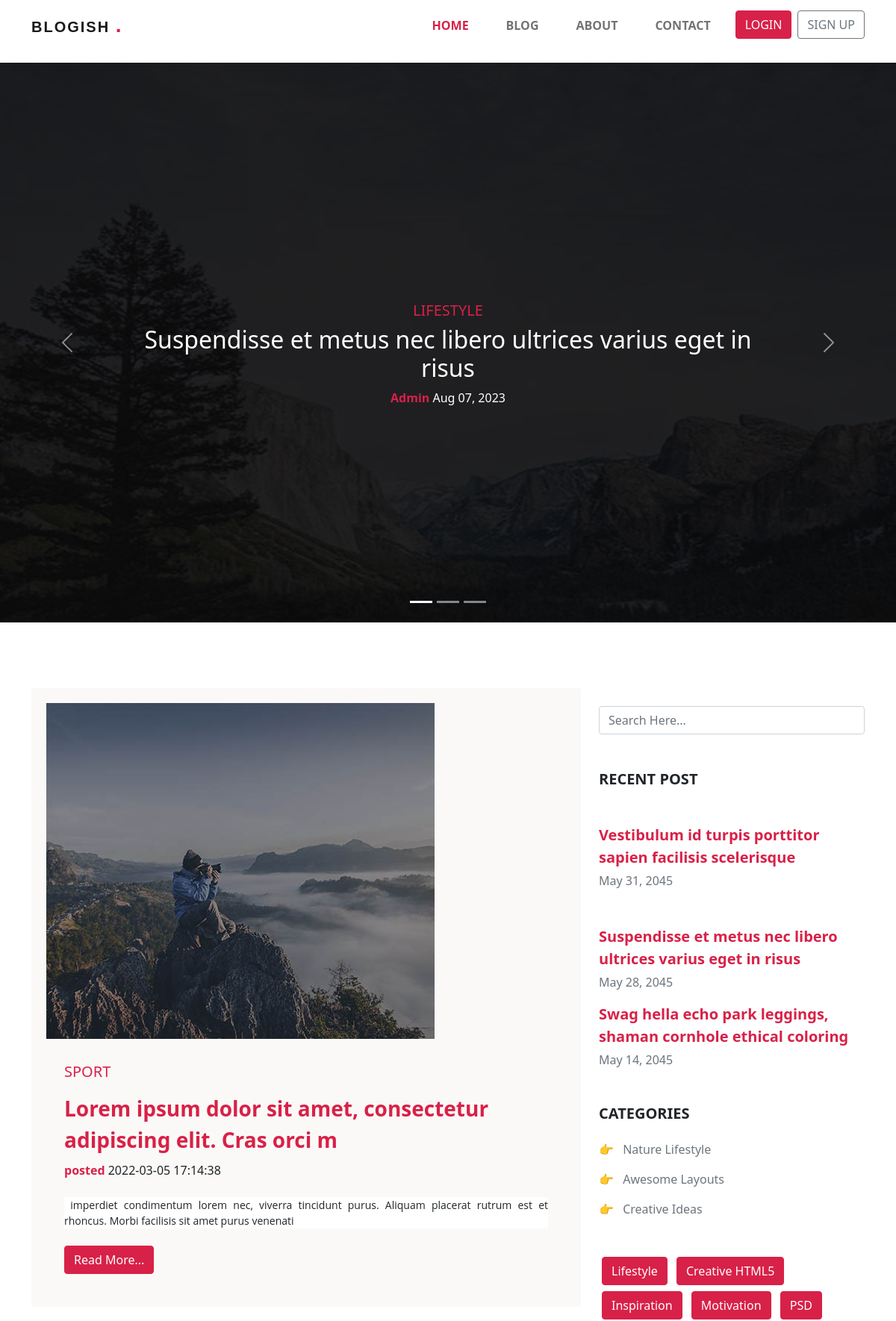
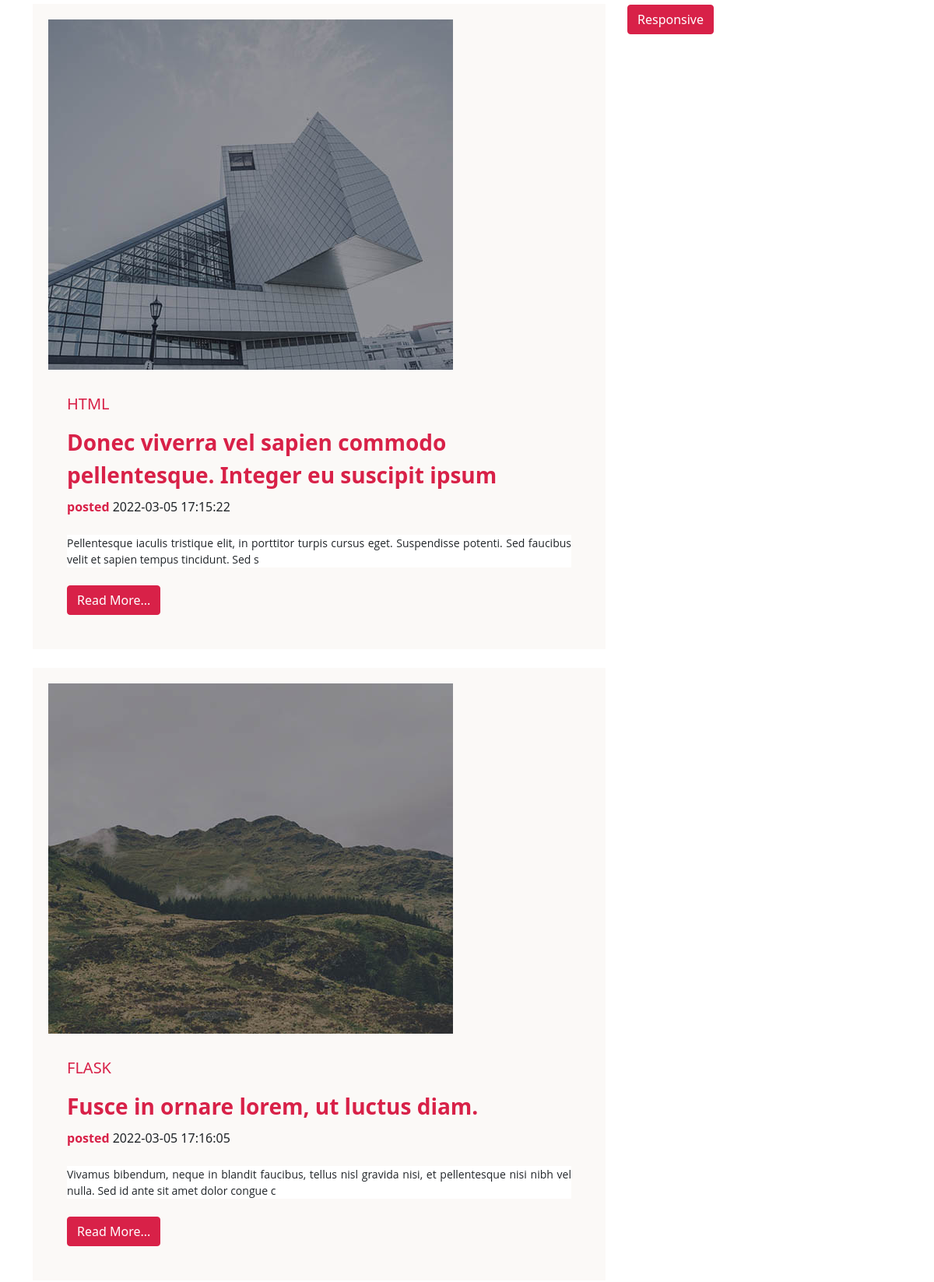
The page / (upper part) on the database its author committed (2 pictures, top to bottom).
### website/models.py (models this page shows)
class Post(db.Model, UserMixin):
   id = db.Column(db.Integer,primary_key=True)
   title = db.Column(db.String())
   tag = db.Column(db.String())
   img = db.Column(db.String())
   content = db.Column(db.String())
   date =  db.Column(db.DateTime(timezone=True),default=func.now())
   user_id = db.Column(db.Integer,db.ForeignKey('user.id'))

### website/views.py (the view)
@views.route("/")
def home_Page():
   all_posts = Post.query.all()
   return render_template("home.html",navbar=True ,user=all_posts)

### website/templates/home.html (shortened to what this page needs)
{% extends "base.html" %}
{% block body %}
      <section class="py-3 slider ">
         <div id="carouselExampleCaptions" class="carousel slide" data-bs-ride="carousel">
            <div class="carousel-indicators">
               <button type="button" data-bs-target="#carouselExampleCaptions" data-bs-slide-to="0" class="active"
                  aria-current="true" aria-label="Slide 1"></button>
               <button type="button" data-bs-target="#carouselExampleCaptions" data-bs-slide-to="1"
                  aria-label="Slide 2"></button>
               <button type="button" data-bs-target="#carouselExampleCaptions" data-bs-slide-to="2"
                  aria-label="Slide 3"></button>
            </div>
            <div class="carousel-inner">
               <div class="carousel-item active">
                  <img src="{{ url_for('static',filename='img/slide-1.jpg') }}" class="d-block w-100" alt="...">
                  <div class="carousel-caption  d-md-block">
                     <h5 class="text-uppercase primary">lifestyle</h5>
                     <h5 class="fs-2">Suspendisse et metus nec libero ultrices varius eget in risus</h5>
                     <p><strong class="primary">Admin</strong> Aug 07, 2023 </p>
                  </div>
               </div>
            </div>
            <button class="carousel-control-prev arr-overlay" type="button" data-bs-target="#carouselExampleCaptions"
               data-bs-slide="prev">
               <span class="carousel-control-prev-icon" aria-hidden="true"></span>
            </button>
            <button class="carousel-control-next arr-overlay" type="button" data-bs-target="#carouselExampleCaptions"
               data-bs-slide="next">
               <span class="carousel-control-next-icon" aria-hidden="true"></span>
            </button>
         </div>
      </section>
      <section class="content mt-5">
         <div class="container pb-3">
            <div class="row">
               <div class="col col-md-8 ">
                  {% for blog in user %}
                  <article class="blog-post">
                     <img src="{{ url_for('static', filename= "/img/"+ blog.img) }}" alt="{{blog.img}}">
                     <div class="content-post p-4">
                        <h5 class="text-uppercase primary py-2">{{ blog.tag }}</h5>
                        <a  href ="./blog/{{blog.id}}/{{blog.title}}" class="primary text-decoration-none fs-3 fw-bold">{{ blog.title }}</a>
                        <p class="pt-2"><strong class="primary">posted</strong> <span class="data">{{ blog.date }}</span>
                        </p>
                        <p class="snipast mt-4 text-muted" >
                           {{ (blog.content|safe)[:300] }}
                        </p>
                        <a href="./blog/{{blog.id}}/{{blog.title}}" class="btn btn-primary primary-btn mt-2">Read More...</a>
                     </div>
                  </article>
                  {% endfor %}
               </div>
               <aside class="col col-md-4">
                  <form class="mt-5">
                     <div class="input-group mb-3">
                        <input type="text" class="form-control" placeholder="Search Here..." aria-label="Username"
                           aria-describedby="basic-addon1">
                     </div>
                  </form>
                  <div class="recent mt-5">
                     <h5 class="fw-bold text-uppercase">recent post</h5>
                     <div class="recent-post my-5">
                        <a class="text-decoration-none primary fw-bold fs-5" href="#">
                           Vestibulum id turpis porttitor sapien facilisis scelerisque
                        </a>
                        <p class="text-muted mt-1">
                           May 31, 2045
                        </p>
                     </div>
                     <div class="recent-post">
                        <a class="text-decoration-none primary fw-bold fs-5" href="#">
                           Suspendisse et metus nec libero ultrices varius eget in risus
                        </a>
                        <p class="text-muted mt-1">
                           May 28, 2045
                        </p>
                     </div>
                     <div class="recent-post">
                        <a class="text-decoration-none primary fw-bold fs-5" href="#">
                           Swag hella echo park leggings, shaman cornhole ethical coloring
                        </a>
                        <p class="text-muted mt-1">
                           May 14, 2045
                        </p>
                     </div>
                  </div>
                  <div class="categories mt-5">
                     <h5 class="fw-bold text-uppercase">categories</h5>
                     <ul class="list-catigory">
                        <li class="pt-3">
                           <a href="#" class="text-decoration-none  text-muted">
                              Nature Lifestyle
                           </a>
                        </li>
                        <li class="pt-3">
                           <a href="#" class="text-decoration-none text-muted ">
                              Awesome Layouts
                           </a>
                        </li>
                        <li class="pt-3">
                           <a href="#" class="text-decoration-none text-muted ">
                              Creative Ideas
                           </a>
                        </li>
                     </ul>
                  </div>
                  <div class="tags mt-5">
                     <a href="#" class="m-1 btn primary-btn btn-primary">
                        Lifestyle
                     </a>
                     <a href="#" class="m-1 btn primary-btn btn-primary">
                        Creative HTML5
                     </a>
                     <a href="#" class="m-1 btn primary-btn btn-primary">
                        Inspiration
                     </a>
                     <a href="#" class="m-1 btn primary-btn btn-primary">
                        Motivation
                     </a>
                     <a href="#" class="m-1 btn primary-btn btn-primary">
                        PSD
                     </a>
                     <a href="#" class="m-1 btn primary-btn btn-primary">
                        Responsive
                     </a>
                  </div>
               </aside>
            </div>
         </div>
      </section>
{% endblock %}

### website/templates/base.html (shortened to what this page needs)
<!DOCTYPE html>
<html lang="en">
<head>
   <link rel="stylesheet" href="{{ url_for('static' ,filename='css/bootstrap.min.css') }}">
   <link rel="stylesheet" href="{{ url_for('static' ,filename='css/style.css') }}">
</head>
<body>
   <main>
      {% if navbar %}
      <nav class="navbar navbar-light  navbar-expand-md">
         <div class="container-md">
            <a href="/" class="navbar-brand text-uppercase fw-bold ">
               Blogish <span class="fs-3 dot">.</span>
            </a>
            <div class="collapse navbar-collapse justify-content-end " id="navbarSupportedContent">
               <ul class="navbar-nav me-0">
                  <li class="nav-item">
                     <a class="nav-link active" aria-current="page" href="/">home</a>
                  </li>
                  <li class="nav-item">
                     <a class="nav-link" href="/blogPost.html">Blog</a>
                  </li>
                  <li class="nav-item">
                     <a class="nav-link" href="/about">about</a>
                  </li>
                  <li class="nav-item">
                     <a class="nav-link" href="/contact">contact</a>
                  </li>
                  <li class="nav-item mx-2">
                     <a  href="/login" class=" btn btn-primary primary-btn text-uppercase ">login</a>
                  </li>
                  <li class="nav-item">
                     <a  href="/signin" class=" btn btn-outline-secondary  text-uppercase  ">Sign Up</a>
                  </li>
               </ul>
            </div>
         </div>
      </nav>
      {% endif  %}
      {% block body %}{% endblock %}
   </main>
</body>
</html>

### website/static/css/style.css (style rules this page uses)
:root { --primary: #D82148; }
body, main { overflow: none !important; }
.dot { color: var(--primary); }
.active { color: var(--primary) !important; }
.primary { color: var(--primary) !important; }
.primary-btn { background-color: var(--primary) !important; border-color: var(--primary) !important; }
.navbar-brand { font-family: sans-serif; letter-spacing: 2px; }
.nav-link { padding-inline: 1.55em !important; font-size: 1.005rem; font-weight: 700; text-transform: uppercase; }
.slider img { max-height: 750px; min-height: 500px; background: center/cover; filter: brightness(20%) contrast(95%); }
.carousel-caption { bottom: 1rem; top: 40%; left: 15%; }
.blog-post { background-color: rgba(250, 248, 245, 0.788); margin-block: 1.5em; padding: 20px; }
.list-catigory { list-style: none; margin-left: 0; padding-left: 0; }
.list-catigory li { text-decoration: none; }
.list-catigory li a::before { content: "👉"; padding-right: .5em; }
.tags a { margin: 5px; }

### rows shown on the page
Post: img (picture), tag "SPORT", title "Lorem ipsum dolor sit amet, consectetur adipiscing elit. Cras orci m", date "2022-03-05 17:14:38", content "imperdiet condimentum lorem nec, viverra tincidunt purus. Aliquam placerat rutrum est et rhoncus. Morbi facilisis sit amet purus venenati"
Post: img (picture), tag "HTML", title "Donec viverra vel sapien commodo pellentesque. Integer eu suscipit ipsum", date "2022-03-05 17:15:22", content "Pellentesque iaculis tristique elit, in porttitor turpis cursus eget. Suspendisse potenti. Sed faucibus velit et sapien tempus tincidunt. Sed s"
Post: img (picture), tag "FLASK", title "Fusce in ornare lorem, ut luctus diam.", date "2022-03-05 17:16:05", content "Vivamus bibendum, neque in blandit faucibus, tellus nisl gravida nisi, et pellentesque nisi nibh vel nulla. Sed id ante sit amet dolor congue c"
